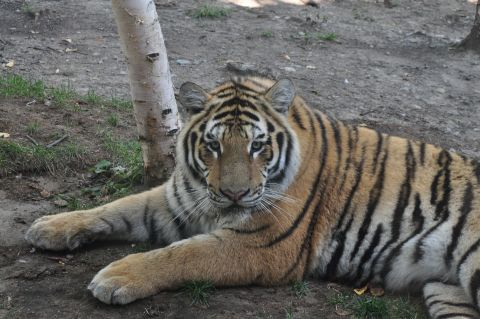
#> input picture 4.图像基础操作：像素、属性、ROI、通道、填充/img/tiger.jpg, 480 x 319 px
$ python '图像基础操作：像素、属性、ROI、通道、填充.py'   (older library calls are emulated)
#> lines starting #> are read from the running program, lines starting #| are printed output that depends on the picture
import cv2
from matplotlib import pyplot as plt
import numpy as np
img = cv2.imread('img/tiger.jpg',1)
#> img is the input picture: shape (319, 480, 3); mean B, G, R 95.9, 100.7, 102.7

if __name__ == '__main__':

    # A.对老虎图片像素进行修改
    # print(img) # img格式是ndarray，因此可以对其进行像素级修改

    # 将bgr转化为hsv
    img = cv2.cvtColor(img, cv2.COLOR_BGR2HSV)
#> img: shape (319, 480, 3); mean H, S, V 57.4, 29.5, 105.6
    img = img.astype(np.float)
#> img: shape (319, 480, 3) float64; mean H, S, V 57.4, 29.5, 105.6
    # 获取v通道（颜色亮度通道），并做渐变性的增强
    img[:, :, 2] = np.where(img[:, :, 2] > 100, img[:, :, 2] + 10.0, img[:, :, 2])
#> img: shape (319, 480, 3) float64; mean H, S, V 57.4, 29.5, 111.4
    img[:, :, 2] = np.where(img[:, :, 2] > 150, img[:, :, 2] + 10.0, img[:, :, 2])
#> img: shape (319, 480, 3) float64; mean H, S, V 57.4, 29.5, 113.1
    img[:, :, 2] = np.where(img[:, :, 2] > 180, img[:, :, 2] + 40.0, img[:, :, 2])
#> img: shape (319, 480, 3) float64; mean H, S, V 57.4, 29.5, 115.4
    # 令大于255的像素值等于255（防止溢出）
    img = np.where(img > 255, 255, img)
#> img: shape (319, 480, 3) float64; mean H, S, V 57.4, 29.5, 115.3
    img = img.astype(np.uint8)
#> img: shape (319, 480, 3); mean H, S, V 57.4, 29.5, 115.3
    res = cv2.cvtColor(img, cv2.COLOR_HSV2BGR)
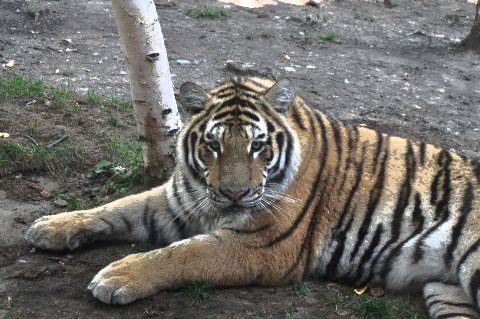
#> res: shape (319, 480, 3); mean B, G, R 104.5, 109.6, 111.9
    cv2.imshow('res', res)
    cv2.waitKey(0)

    img[140:150,200:270,0:3]=0      #3个通道，对应图像长款[140:150,200:270]全部设置为0
#> img: shape (319, 480, 3); mean H, S, V 57.1, 29.3, 114.9
    img[:,:,:1]=0                   #通道顺序是BGR顺序
#> img: shape (319, 480, 3); mean H, S, V 0, 29.3, 114.9
    cv2.imshow('img',img)

    # B.获取图像属性
    print("像素总数:"+str(img.size)+"\n图像数据类型:"+str(img.dtype)+"\n图像大小"+str(img.shape))
#| 像素总数:459360
#| 图像数据类型:uint8
#| 图像大小(319, 480, 3)

    # C.图像ROI
    eye = img[140:150,200:270,0:3]

    # D.拆分及合并图像通道
    b=img[:,:,0]    #img的第1个通道
#> b: shape (319, 480); every value is 0
    g=img[:,:,1]    #img的第2个通道
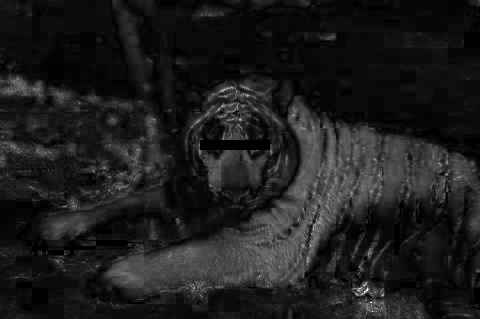
#> g: shape (319, 480); min 0, max 255, mean 29.3
    r=img[:,:,2]    #img的第3个通道
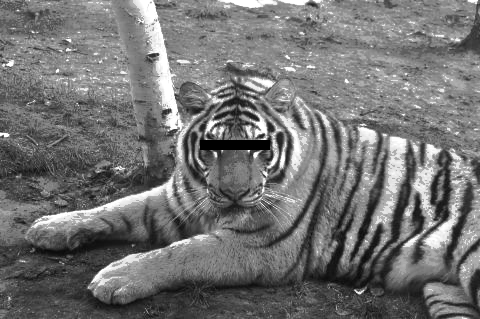
#> r: shape (319, 480); min 0, max 255, mean 114.9
    # 或使用cv2.split()
    b_,g_,r_=cv2.split(img) #分离img的3个通道
    # img = merge(b_,g_,r_)

    # E.图像填充
    BLUE=[0,0,255]
    img1=cv2.imread('img/tiger.jpg',1)
    replicate = cv2.copyMakeBorder(img1,10,10,10,10,cv2.BORDER_REPLICATE)   #边界填充
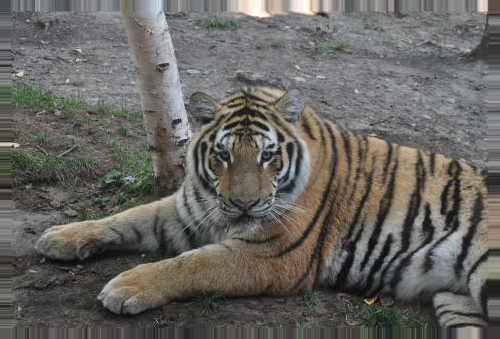
#> replicate: shape (339, 500, 3); mean B, G, R 96.4, 101, 102.9
    reflect = cv2.copyMakeBorder(img1,10,10,10,10,cv2.BORDER_REFLECT)
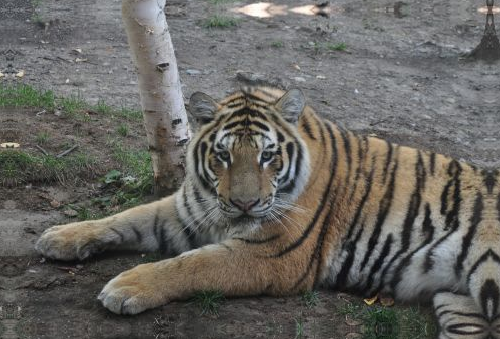
#> reflect: shape (339, 500, 3); mean B, G, R 96, 100.6, 102.4
    reflect101 = cv2.copyMakeBorder(img1,10,10,10,10,cv2.BORDER_REFLECT_101)
    wrap = cv2.copyMakeBorder(img1,10,10,10,10,cv2.BORDER_WRAP)
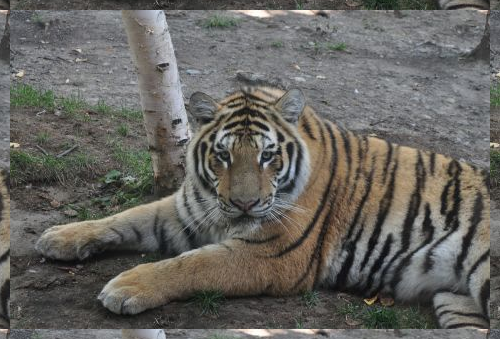
#> wrap: shape (339, 500, 3); mean B, G, R 96, 100.6, 102.4
    constant= cv2.copyMakeBorder(img1,10,10,10,10,cv2.BORDER_CONSTANT,value=BLUE)
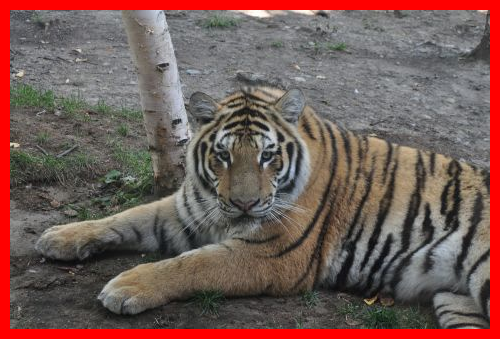
#> constant: shape (339, 500, 3); mean B, G, R 86.7, 91, 117.4

    plt.subplot(231),plt.imshow(img1,),plt.title('Original')
    plt.subplot(232),plt.imshow(replicate,'gray'),plt.title('replicate')
    plt.subplot(233),plt.imshow(reflect,'gray'),plt.title('reflect')
    plt.subplot(234),plt.imshow(reflect101,'gray'),plt.title('relect_101')
    plt.subplot(235),plt.imshow(wrap,'gray'),plt.title('wrap')
    plt.subplot(236),plt.imshow(constant,'gray'),plt.title('constant')
    plt.show()
#> figure, not shown here; B, G, R data is drawn as R, G, B

    cv2.waitKey(0)
